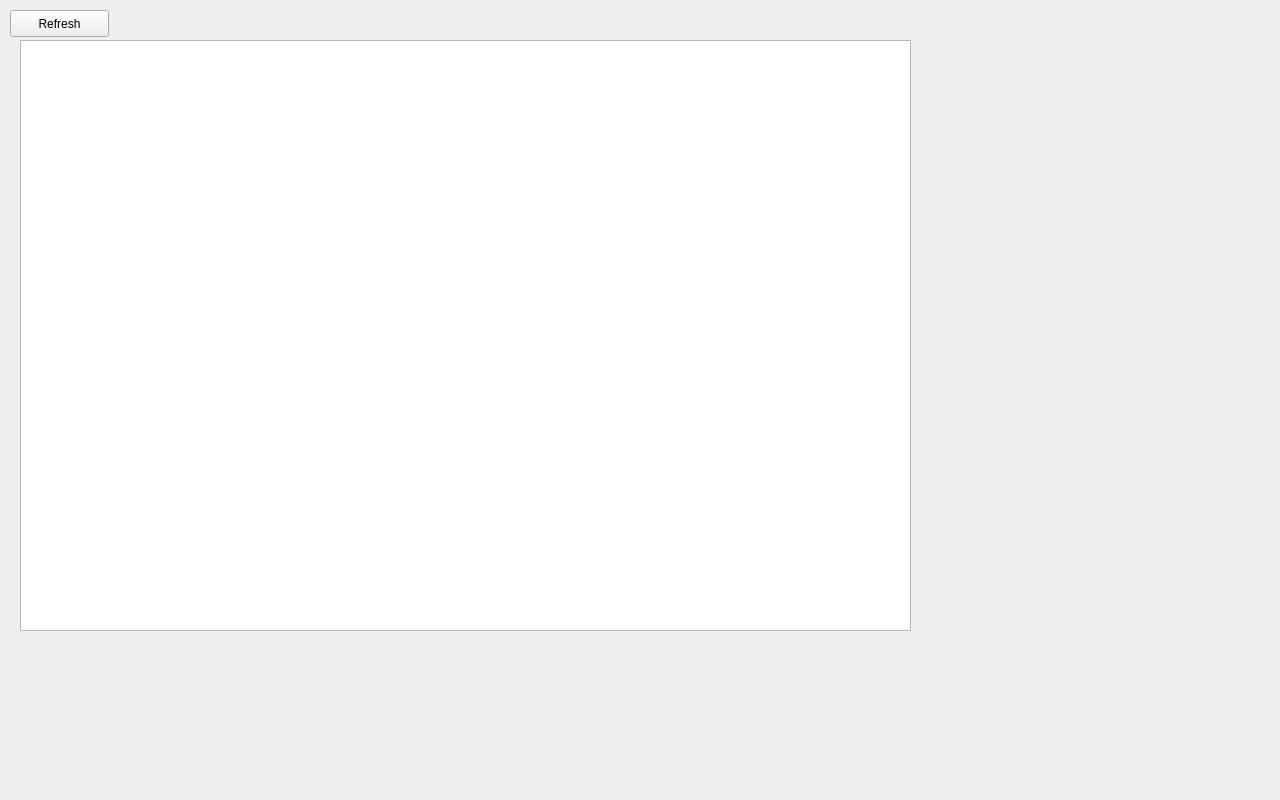
<?xml version="1.0" encoding="UTF-8"?>
<ui version="4.0">
 <class>viewer</class>
 <widget class="QWidget" name="viewer">
  <property name="geometry">
   <rect>
    <x>0</x>
    <y>0</y>
    <width>1280</width>
    <height>800</height>
   </rect>
  </property>
  <property name="windowTitle">
   <string>Form</string>
  </property>
  <widget class="QTextBrowser" name="textBrowser">
   <property name="geometry">
    <rect>
     <x>20</x>
     <y>40</y>
     <width>891</width>
     <height>591</height>
    </rect>
   </property>
  </widget>
  <widget class="QPushButton" name="pushButton">
   <property name="geometry">
    <rect>
     <x>10</x>
     <y>10</y>
     <width>99</width>
     <height>27</height>
    </rect>
   </property>
   <property name="text">
    <string>Refresh</string>
   </property>
  </widget>
 </widget>
 <resources/>
 <connections/>
</ui>
